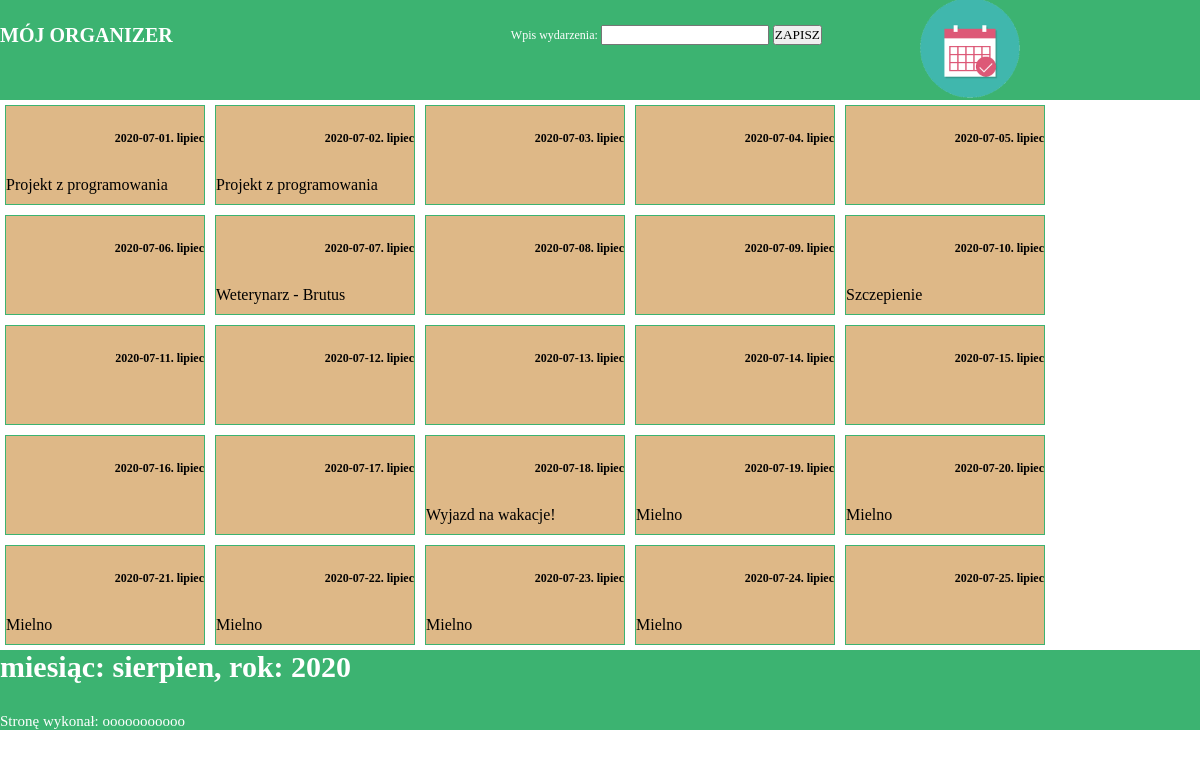
Page /eche/index.php on the committed database.
### tables this page shows
CREATE TABLE `zadania` (
  `id` int(10) UNSIGNED NOT NULL,
  `dataZadania` date DEFAULT NULL,
  `wpis` text,
  `miesiac` text,
  `rok` int(10) UNSIGNED DEFAULT NULL
);

### eche/index.php (the view, shortened to what this page needs)
<?php
$host = "localhost";
$db_user = "root";
$db_password = "";
$db_name = "eche";
?>
<!DOCTYPE html>
<html lang="pl">
<head>
    <link rel="stylesheet" href="style.css">
</head>
<body>
    <header>
        <div id="b">MÓJ ORGANIZER</div>
        <div id="a">
            <p id="c">Wpis wydarzenia: </p>
            <form action="index.php" method="post">
                <input type="number" name="search" id="">
                <input type="submit" value="ZAPISZ">
            </form>
        </div>
        <div id="d">
            <img src="logo2.png" alt="logo2" width="100px">
        </div>
    </header>
    <main>
        <ul>
<?php
for($i = 1; $i <= 25; $i++){
    $polaczenie = @new mysqli($host, $db_user, $db_password, $db_name);
	if ($polaczenie->connect_errno!=0)
	{
		echo "Error: ".$polaczenie->connect_errno;
	}
	else
	{
		if ($rezultat = @$polaczenie->query(
		sprintf("SELECT * FROM zadania WHERE id = '%s'",
        mysqli_real_escape_string($polaczenie,$i))))
		{
			$ilu_userow = $rezultat->num_rows;
			if($ilu_userow>0)
			{
				$wiersz = $rezultat->fetch_assoc();
                $data = $wiersz['dataZadania'];
                $miesiac = $wiersz['miesiac'];
                if($wiersz['wpis'] == null){
                    $wpis = "";
                } else {
                    $wpis = $wiersz['wpis'];
                }
			} else {
				$_SESSION['blad'] = '<span style="color:red">NieprawidĹ‚owy login lub hasĹ‚o!</span>';
			}
		}
	}
    echo "<li><p id='e'>$data. $miesiac</p><p id='f'>$wpis</p></li>";
}
?>
        </ul>
    </main>
    <footer>
        <p id="g">miesiąc: sierpien, rok: 2020</p>
        <p id="h">Stronę wykonał: ooooooooooo</p>
    </footer>
</body>
</html>

### eche/style.css (style rules this page uses)
* { font-family: Georgia, 'Times New Roman', Times, serif; margin: 0; padding: 0; box-sizing: border-box; }
header { width: 100%; height: 100px; display: flex; justify-content: space-between; background-color: #3CB371; color: white; align-items: center; }
#a { display: flex; align-items: center; margin-left: 25%; margin-right: 5%; }
#a, #b { margin-bottom: 30px; }
#b { font-weight: bold; font-size: 20px; }
#c { font-size: 12px; margin-right: 3px; }
#d { margin-right: 15%; }
main { display: flex; }
ul { display: flex; flex-wrap: wrap; list-style: none; }
li { background-color: burlywood; width: 200px; height: 100px; border: 1px #3CB371 solid; margin: 5px; display: flex; flex-direction: column; justify-content: space-between; }
#e { font-size: 12px; font-weight: bold; margin-top: 25px; text-align: right; }
#f { font-size: 16px; margin-bottom: 10px; }
footer { background-color: #3CB371; height: 80px; width: 100%; color: white; display: flex; flex-direction: column; justify-content: space-between; bottom: 0; }
#g { font-size: 30px; font-weight: bold; }
#h { font-size: 15px; }

### rows in the picture
zadania: dataZadania "2020-07-01", miesiac "lipiec", wpis "Projekt z programowania"
zadania: dataZadania "2020-07-02", miesiac "lipiec", wpis "Projekt z programowania"
zadania: dataZadania "2020-07-03", miesiac "lipiec"
zadania: dataZadania "2020-07-04", miesiac "lipiec"
zadania: dataZadania "2020-07-05", miesiac "lipiec"
zadania: dataZadania "2020-07-06", miesiac "lipiec"
zadania: dataZadania "2020-07-07", miesiac "lipiec", wpis "Weterynarz - Brutus"
zadania: dataZadania "2020-07-08", miesiac "lipiec"
zadania: dataZadania "2020-07-09", miesiac "lipiec"
zadania: dataZadania "2020-07-10", miesiac "lipiec", wpis "Szczepienie"
zadania: dataZadania "2020-07-11", miesiac "lipiec"
zadania: dataZadania "2020-07-12", miesiac "lipiec"
zadania: dataZadania "2020-07-13", miesiac "lipiec"
zadania: dataZadania "2020-07-14", miesiac "lipiec"
zadania: dataZadania "2020-07-15", miesiac "lipiec"
zadania: dataZadania "2020-07-16", miesiac "lipiec"
zadania: dataZadania "2020-07-17", miesiac "lipiec"
zadania: dataZadania "2020-07-18", miesiac "lipiec", wpis "Wyjazd na wakacje!"
zadania: dataZadania "2020-07-19", miesiac "lipiec", wpis "Mielno"
zadania: dataZadania "2020-07-20", miesiac "lipiec", wpis "Mielno"
zadania: dataZadania "2020-07-21", miesiac "lipiec", wpis "Mielno"
zadania: dataZadania "2020-07-22", miesiac "lipiec", wpis "Mielno"
zadania: dataZadania "2020-07-23", miesiac "lipiec", wpis "Mielno"
zadania: dataZadania "2020-07-24", miesiac "lipiec", wpis "Mielno"
zadania: dataZadania "2020-07-25", miesiac "lipiec"
